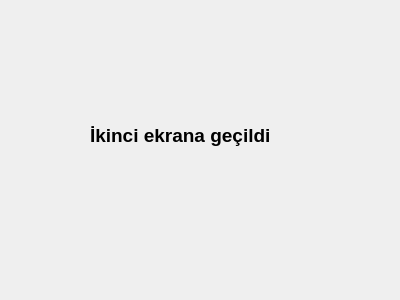
<?xml version="1.0" encoding="UTF-8"?>
<ui version="4.0">
 <class>form</class>
 <widget class="QDialog" name="form">
  <property name="geometry">
   <rect>
    <x>0</x>
    <y>0</y>
    <width>400</width>
    <height>300</height>
   </rect>
  </property>
  <property name="windowTitle">
   <string>Dialog</string>
  </property>
  <widget class="QLabel" name="label">
   <property name="geometry">
    <rect>
     <x>90</x>
     <y>100</y>
     <width>221</width>
     <height>71</height>
    </rect>
   </property>
   <property name="font">
    <font>
     <pointsize>14</pointsize>
     <bold>true</bold>
    </font>
   </property>
   <property name="text">
    <string>İkinci ekrana geçildi</string>
   </property>
  </widget>
 </widget>
 <resources/>
 <connections/>
</ui>
